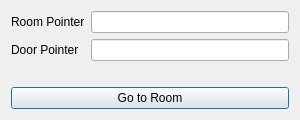
<?xml version="1.0" encoding="UTF-8"?>
<ui version="4.0">
 <class>NavigationSearch</class>
 <widget class="QDialog" name="NavigationSearch">
  <property name="geometry">
   <rect>
    <x>0</x>
    <y>0</y>
    <width>300</width>
    <height>120</height>
   </rect>
  </property>
  <property name="windowTitle">
   <string>Navigation Search</string>
  </property>
  <layout class="QVBoxLayout" name="verticalLayout">
   <item>
    <layout class="QFormLayout" name="formLayout">
     <property name="fieldGrowthPolicy">
      <enum>QFormLayout::AllNonFixedFieldsGrow</enum>
     </property>
     <item row="1" column="0">
      <widget class="QLabel" name="label_room">
       <property name="text">
        <string>Room Pointer</string>
       </property>
      </widget>
     </item>
     <item row="1" column="1">
      <widget class="QLineEdit" name="room_pointer"/>
     </item>
     <item row="2" column="0">
      <widget class="QLabel" name="label_door">
       <property name="text">
        <string>Door Pointer</string>
       </property>
      </widget>
     </item>
     <item row="2" column="1">
      <widget class="QLineEdit" name="door_pointer"/>
     </item>
    </layout>
   </item>
   <item>
    <widget class="QPushButton" name="go_to_room">
     <property name="text">
      <string>Go to Room</string>
     </property>
    </widget>
   </item>
  </layout>
 </widget>
 <resources/>
 <connections/>
</ui>
